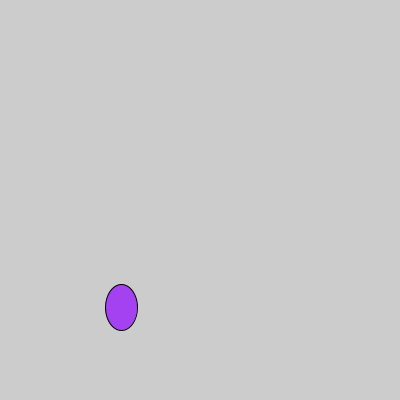
Frame 1 (no input)
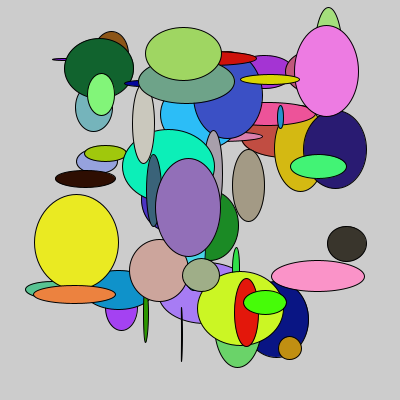
Frame 60 (the mouse pressed at the canvas centre just before this capture)
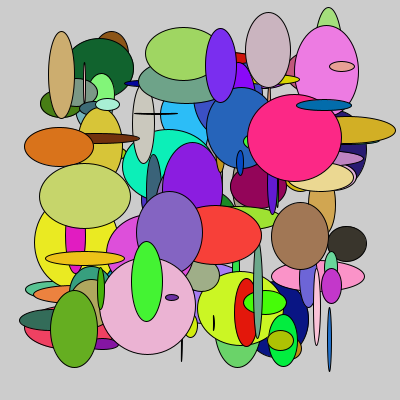
Frame 120 (the mouse held since frame 60 and released just before this capture)

The Processing sketch that drew these frames (run headless with seeded random() and noise(); from frame 60 on, the mouse is pressed at the canvas centre):

// Processing sketch: aula07_g2_exe1
// ── aula07_g2_exe1.pde

void setup(){
size(400,400);
}
void draw(){
  fill(random(255),random(255),random(255));
//ellipse(random(400,400),random(200,400),100,100);
ellipse(random(50,350),random(50,350),random(100),random(100));
//aleatorio: indico o maximo (0 ao máximo)
//aleatorio: indico o val. minimo e o val. maximo (val.min e o valor max)
}
